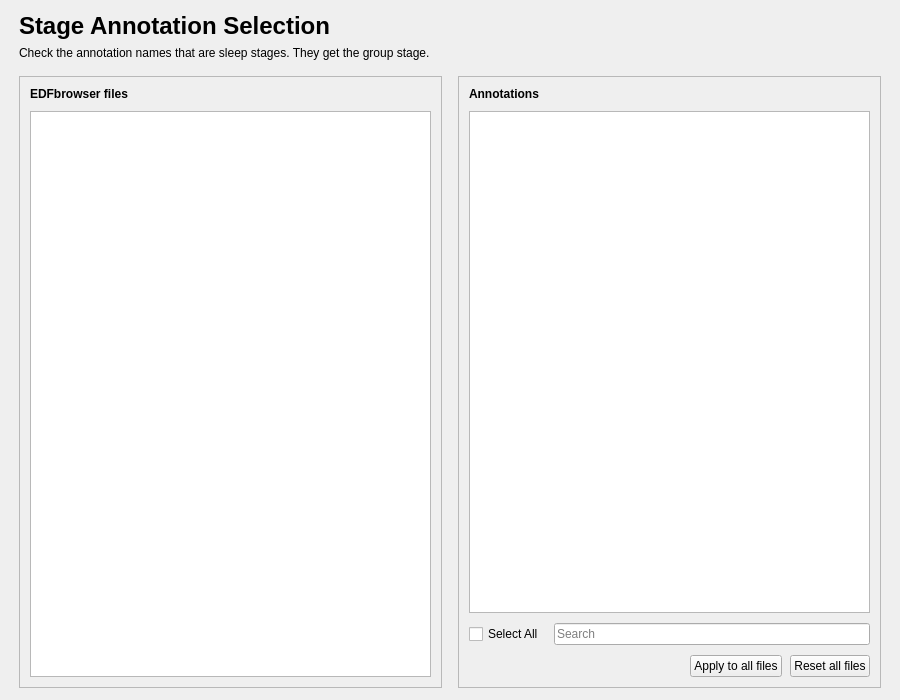
<?xml version="1.0" encoding="UTF-8"?>
<ui version="4.0">
 <class>StadeSelection</class>
 <widget class="QWidget" name="StadeSelection">
  <property name="geometry">
   <rect>
    <x>0</x>
    <y>0</y>
    <width>900</width>
    <height>700</height>
   </rect>
  </property>
  <property name="windowTitle">
   <string />
  </property>
  <layout class="QVBoxLayout" name="verticalLayout">
   <property name="spacing">
    <number>16</number>
   </property>
   <property name="leftMargin">
    <number>19</number>
   </property>
   <property name="topMargin">
    <number>12</number>
   </property>
   <property name="rightMargin">
    <number>19</number>
   </property>
   <property name="bottomMargin">
    <number>12</number>
   </property>
   <item>
    <layout class="QVBoxLayout" name="header_layout">
     <property name="spacing">
      <number>6</number>
     </property>
     <item>
      <widget class="QLabel" name="title_label">
       <property name="font">
        <font>
         <pointsize>18</pointsize>
         <bold>true</bold>
        </font>
       </property>
       <property name="text">
        <string>Stage Annotation Selection</string>
       </property>
      </widget>
     </item>
     <item>
      <widget class="QLabel" name="subtitle_label">
       <property name="text">
        <string>Check the annotation names that are sleep stages. They get the group stage.</string>
       </property>
       <property name="wordWrap">
        <bool>true</bool>
       </property>
       <property name="variant" stdset="0">
        <string notr="true">help</string>
       </property>
      </widget>
     </item>
    </layout>
   </item>
   <item>
    <layout class="QHBoxLayout" name="lists_layout" stretch="1,1">
     <property name="spacing">
      <number>16</number>
     </property>
     <item>
      <widget class="QFrame" name="files_card">
       <property name="frameShape">
        <enum>QFrame::Shape::StyledPanel</enum>
       </property>
       <property name="frameShadow">
        <enum>QFrame::Shadow::Raised</enum>
       </property>
       <layout class="QVBoxLayout" name="files_card_layout">
        <property name="spacing">
         <number>10</number>
        </property>
        <property name="leftMargin">
         <number>10</number>
        </property>
        <property name="topMargin">
         <number>10</number>
        </property>
        <property name="rightMargin">
         <number>10</number>
        </property>
        <property name="bottomMargin">
         <number>10</number>
        </property>
        <item>
         <widget class="QLabel" name="label">
          <property name="font">
           <font>
            <bold>true</bold>
           </font>
          </property>
          <property name="toolTip">
           <string>Select an EDFbrowser file to show its annotations.</string>
          </property>
          <property name="text">
           <string>EDFbrowser files</string>
          </property>
         </widget>
        </item>
        <item>
         <widget class="QListView" name="file_listview" />
        </item>
       </layout>
      </widget>
     </item>
     <item>
      <widget class="QFrame" name="events_card">
       <property name="frameShape">
        <enum>QFrame::Shape::StyledPanel</enum>
       </property>
       <property name="frameShadow">
        <enum>QFrame::Shadow::Raised</enum>
       </property>
       <layout class="QVBoxLayout" name="events_card_layout">
        <property name="spacing">
         <number>10</number>
        </property>
        <property name="leftMargin">
         <number>10</number>
        </property>
        <property name="topMargin">
         <number>10</number>
        </property>
        <property name="rightMargin">
         <number>10</number>
        </property>
        <property name="bottomMargin">
         <number>10</number>
        </property>
        <item>
         <widget class="QLabel" name="label_2">
          <property name="font">
           <font>
            <bold>true</bold>
           </font>
          </property>
          <property name="toolTip">
           <string>The annotation names of the selected EDFbrowser file.</string>
          </property>
          <property name="text">
           <string>Annotations</string>
          </property>
         </widget>
        </item>
        <item>
         <widget class="QListView" name="event_treeview">
          <property name="editTriggers">
           <set>QAbstractItemView::NoEditTriggers</set>
          </property>
          <property name="selectionMode">
           <enum>QAbstractItemView::NoSelection</enum>
          </property>
          <property name="selectionBehavior">
           <enum>QAbstractItemView::SelectItems</enum>
          </property>
         </widget>
        </item>
        <item>
         <layout class="QHBoxLayout" name="events_tools_layout" stretch="0,1">
          <property name="spacing">
           <number>10</number>
          </property>
          <item>
           <widget class="QCheckBox" name="select_all_checkBox">
            <property name="toolTip">
             <string>Checks the annotations shown for the selected file.</string>
            </property>
            <property name="text">
             <string>Select All</string>
            </property>
           </widget>
          </item>
          <item>
           <widget class="QLineEdit" name="search_lineEdit">
            <property name="placeholderText">
             <string>Search</string>
            </property>
            <property name="text">
             <string />
            </property>
           </widget>
          </item>
         </layout>
        </item>
        <item>
         <layout class="QHBoxLayout" name="events_buttons_layout" stretch="1,0,0">
          <property name="spacing">
           <number>8</number>
          </property>
          <item>
           <spacer name="events_buttons_layout_spacer">
            <property name="orientation">
             <enum>Qt::Orientation::Horizontal</enum>
            </property>
            <property name="sizeHint" stdset="0">
             <size>
              <width>40</width>
              <height>20</height>
             </size>
            </property>
           </spacer>
          </item>
          <item>
           <widget class="QPushButton" name="apply_all_pushButton">
            <property name="toolTip">
             <string>Checks the annotations of the selected file in all the files.</string>
            </property>
            <property name="text">
             <string>Apply to all files</string>
            </property>
           </widget>
          </item>
          <item>
           <widget class="QPushButton" name="reset_all_files_pushButton">
            <property name="toolTip">
             <string>Unchecks the annotations of all the files.</string>
            </property>
            <property name="text">
             <string>Reset all files</string>
            </property>
           </widget>
          </item>
         </layout>
        </item>
       </layout>
      </widget>
     </item>
    </layout>
   </item>
  </layout>
 </widget>
 <resources>
  <include location="../../../../../snooz-toolbox/src/main/python/ui/themes/themes.qrc" />
 </resources>
 <connections>
  <connection>
   <sender>file_listview</sender>
   <signal>clicked(QModelIndex)</signal>
   <receiver>StadeSelection</receiver>
   <slot>on_file_selected()</slot>
   <hints>
    <hint type="sourcelabel">
     <x>109</x>
     <y>177</y>
    </hint>
    <hint type="destinationlabel">
     <x>213</x>
     <y>177</y>
    </hint>
   </hints>
  </connection>
  <connection>
   <sender>apply_all_pushButton</sender>
   <signal>clicked()</signal>
   <receiver>StadeSelection</receiver>
   <slot>on_apply_to_all_files()</slot>
   <hints>
    <hint type="sourcelabel">
     <x>411</x>
     <y>280</y>
    </hint>
    <hint type="destinationlabel">
     <x>240</x>
     <y>164</y>
    </hint>
   </hints>
  </connection>
  <connection>
   <sender>select_all_checkBox</sender>
   <signal>stateChanged(int)</signal>
   <receiver>StadeSelection</receiver>
   <slot>on_select_all_groups()</slot>
   <hints>
    <hint type="sourcelabel">
     <x>287</x>
     <y>280</y>
    </hint>
    <hint type="destinationlabel">
     <x>240</x>
     <y>164</y>
    </hint>
   </hints>
  </connection>
  <connection>
   <sender>reset_all_files_pushButton</sender>
   <signal>clicked()</signal>
   <receiver>StadeSelection</receiver>
   <slot>on_reset_all_files()</slot>
   <hints>
    <hint type="sourcelabel">
     <x>541</x>
     <y>404</y>
    </hint>
    <hint type="destinationlabel">
     <x>298</x>
     <y>226</y>
    </hint>
   </hints>
  </connection>
  <connection>
   <sender>search_lineEdit</sender>
   <signal>textEdited(QString)</signal>
   <receiver>StadeSelection</receiver>
   <slot>search_pattern_slot()</slot>
   <hints>
    <hint type="sourcelabel">
     <x>833</x>
     <y>416</y>
    </hint>
    <hint type="destinationlabel">
     <x>601</x>
     <y>234</y>
    </hint>
   </hints>
  </connection>
 </connections>
 <slots>
  <slot>on_file_selected()</slot>
  <slot>on_event_selected()</slot>
  <slot>on_select_all_groups()</slot>
  <slot>on_apply_to_all_files()</slot>
  <slot>on_reset_all_files()</slot>
  <slot>search_pattern_slot()</slot>
 </slots>
</ui>
